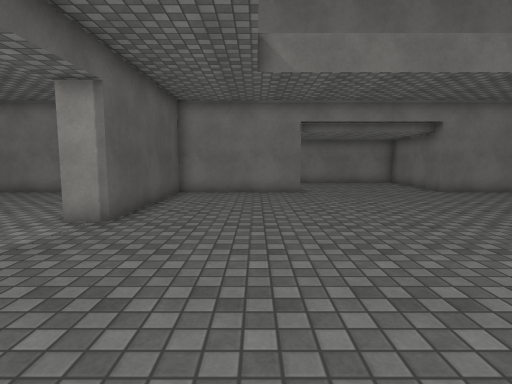
View 1 (above)

16 first-person views from a walk through a Unity game level. The camera is 1.3 m above the floor, tilts 6° down and sees 80° across. The floor is counted in squares, 1 m on a side. Each view is taken from the middle of a square. On the plan, view 1 faces up. The plan holds only what a view shows up to about 14 squares ahead; the rest is blank. The player character is not drawn. Surface patterns are stand-ins for the level's own textures.

View 2
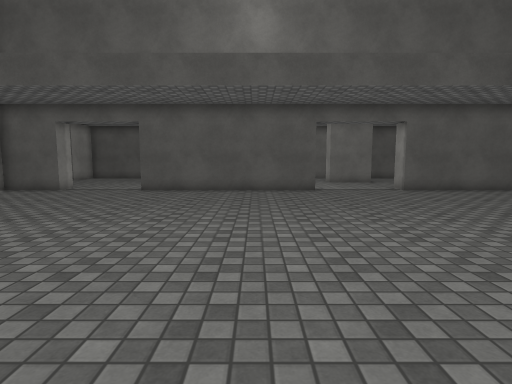

View 3
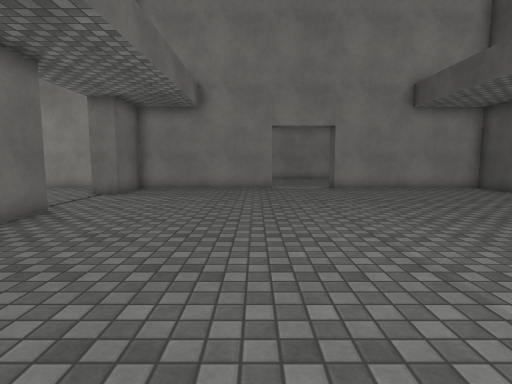

View 4
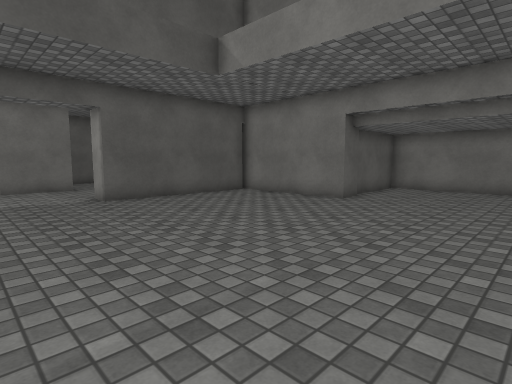

View 5
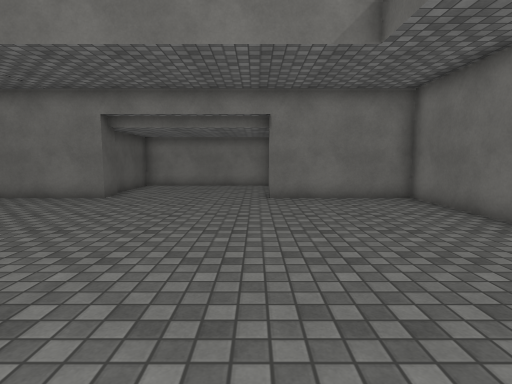

View 6
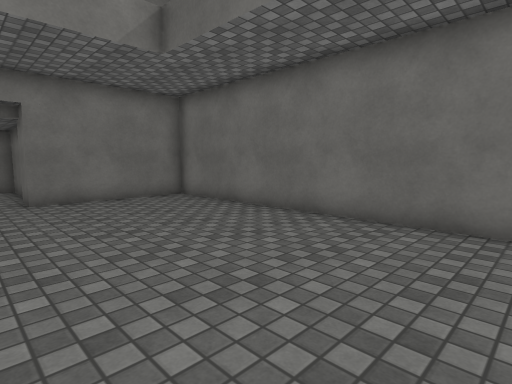

View 7
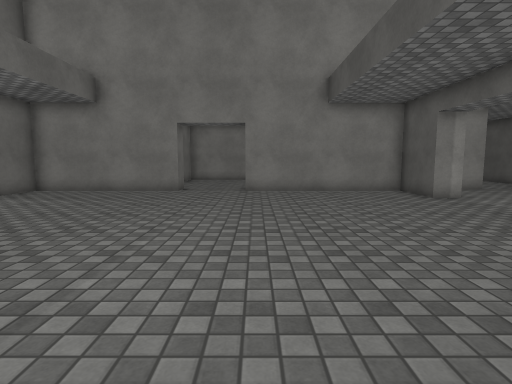

View 8
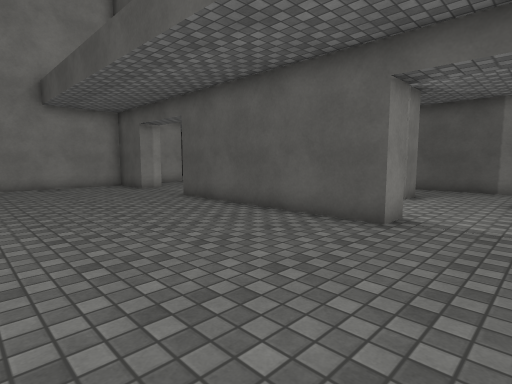

View 9
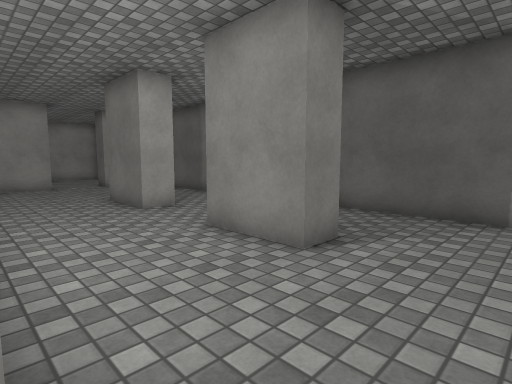

View 10
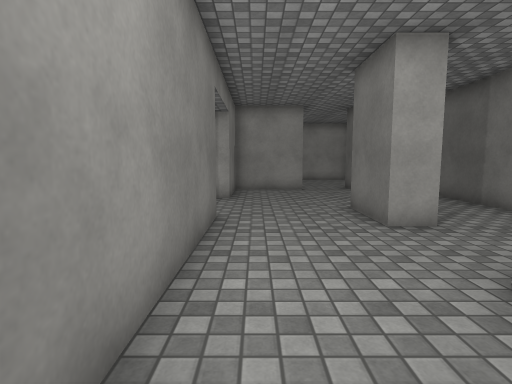

View 11
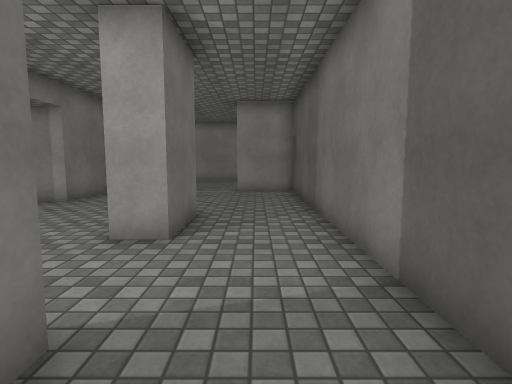

View 12
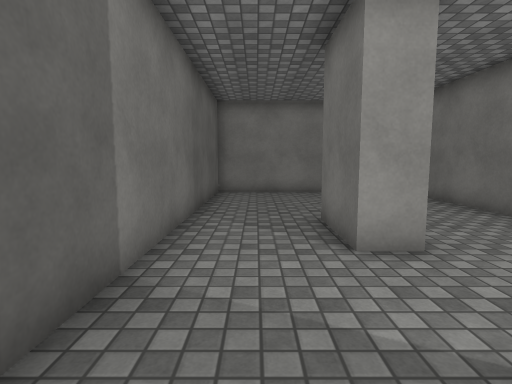

View 13
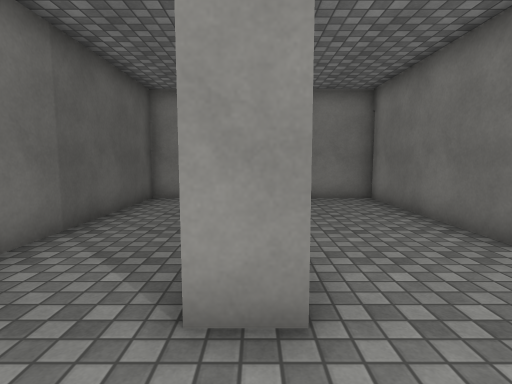

View 14
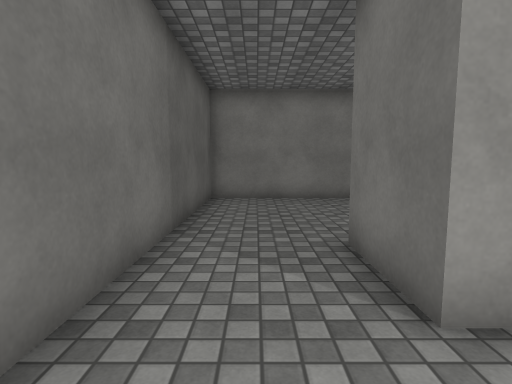

View 15
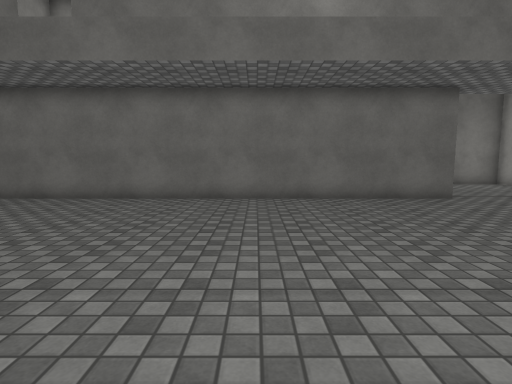

View 16
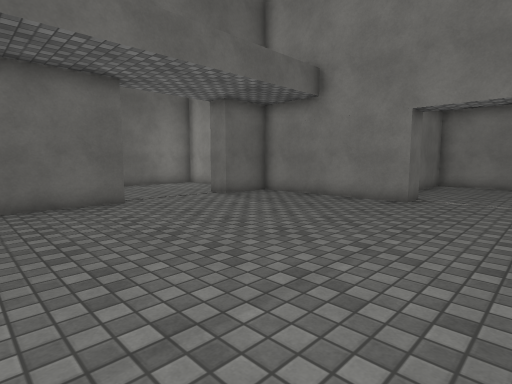

### Floor plan
Points are (right, up) in squares from view 1. A wall is a line through its corners. A room is listed if a view was taken in it or the views show most of it. See-through windows are left out.
Room 1 (views 1, 2, 3, 4, 5, 6, 7, 8, 9, 10, 11, 12, 13, 14, 15, 16)
walls: (-4.1, 2.6) (-3.1, 2.6) (-3.1, -5); (-4.1, -5) (-4.1, 1); (-8.6, 1.4) (-7.6, 1.4) (-7.6, -1); (-7.6, 6.7) (-7.6, 4.2) (-8.6, 4.2) (-8.6, 6.7); (-8.6, -6.4) (-8.6, -3.9) (-7.6, -3.9) (-7.6, -6.4); (1.8, 13.5) (1.8, 12.4) (-3.1, 12.4) (-3.1, 6.4) (-4.1, 6.4) (-4.1, 12.4) (-11.5, 12.4) (-11.5, -11.5) (-9.3, -11.5) (-9.3, -12); (12.3, -4.8) (12.3, 12.4) (7.5, 12.4) (7.5, 13.4); (6.3, -11.9) (6.3, -10.9) (12.3, -10.9) (12.3, -8.5) (13.4, -8.5); (-7.1, -11.5) (-4.1, -11.5) (-4.1, -8.5) (-3.1, -8.5) (-3.1, -10.9) (3.5, -10.9); (7.8, 15.6) (7.8, 17.4) (7.2, 17.4); (5.7, 17.4) (1.5, 17.4) (1.5, 14)
ways out: gap at (-7, -12)

Positions as (right, up) in squares from view 1, and headings:
1: (0, 0), facing up
2: (10, 0), facing left
3: (7, 3), facing down
4: (7, 3), facing up-left
5: (7, 2), facing up
6: (6, 2), facing up-right
7: (3, 2), facing down
8: (3, 5), facing down-left
9: (-4, 4), facing down-left
10: (-5, 2), facing down
11: (-10, 1), facing down
12: (-10, 0), facing up
13: (-8, 2), facing up
14: (-10, 2), facing up
15: (2, 2), facing right
16: (3, -1), facing down-right
